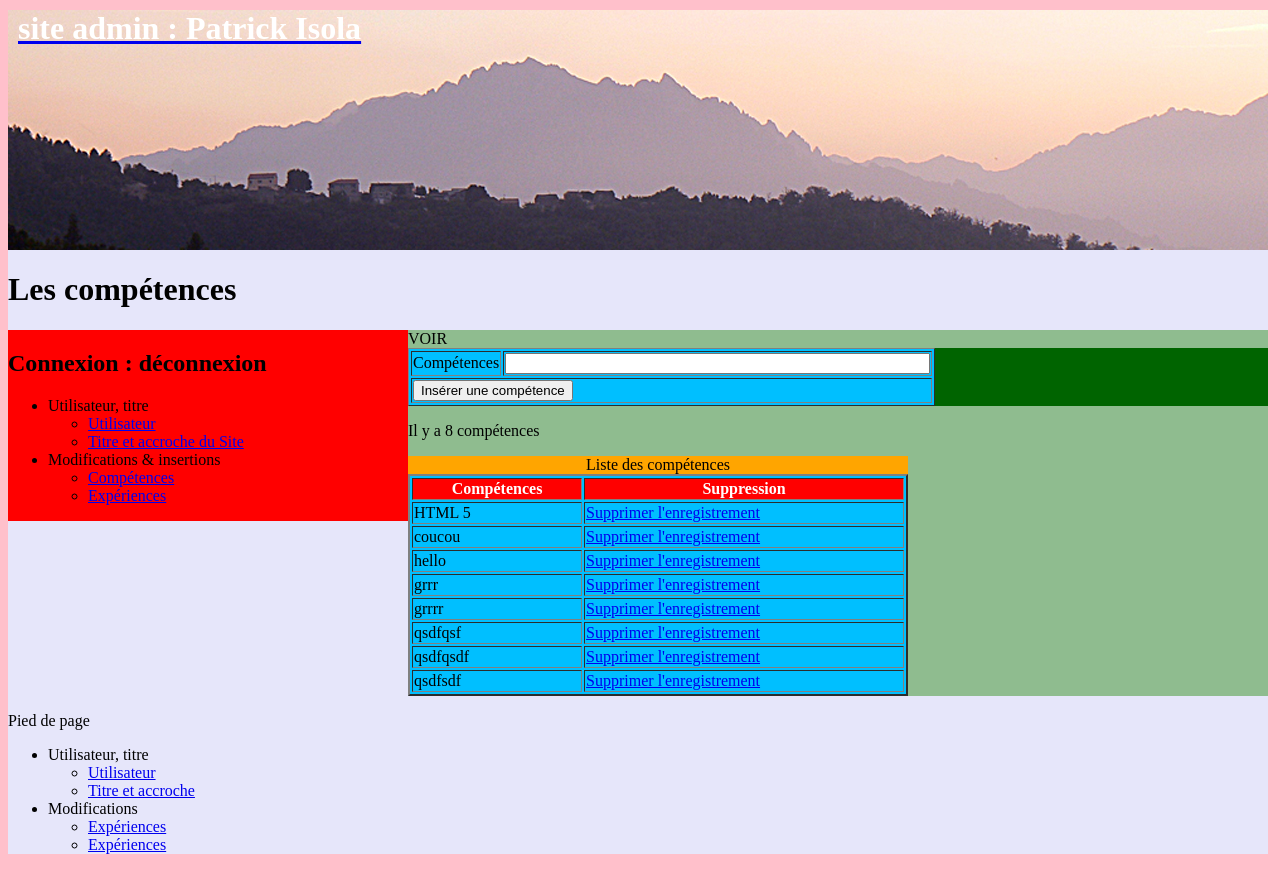
Before: /admin/competences.php with the older database file.
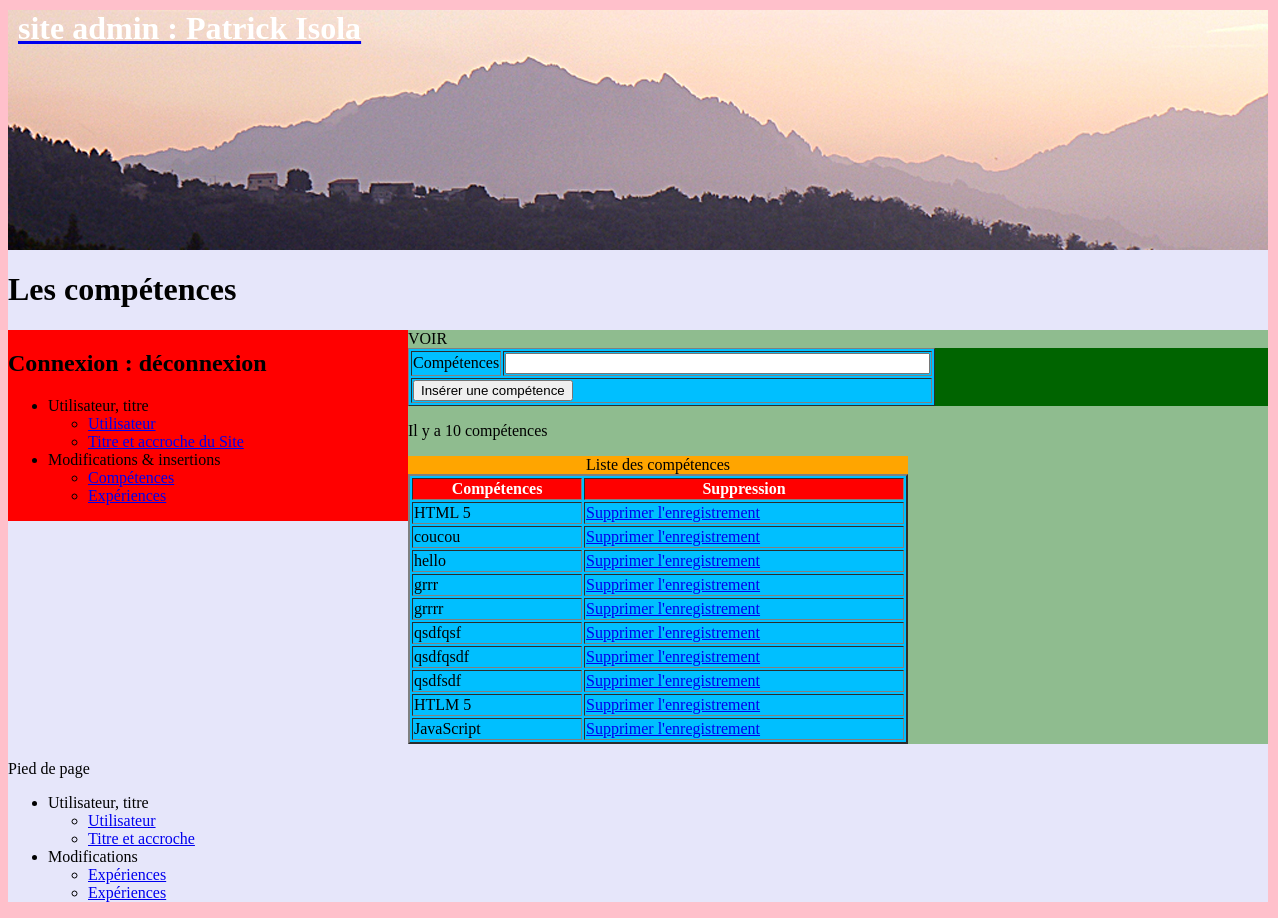
After: the same page with the newer database file.
### tables this page shows
CREATE TABLE `t_competences` (
  `id_competence` int(11) NOT NULL,
  `competence` text,
  `utilisateur_id` int(11) NOT NULL
);

### admin/competences.php (the view, shortened to what this page needs)
<?php require '../connexion/connexion.php' ?>
<!DOCTYPE html>
<html lang="fr">
<head>
	<link type="text/css" href="../css/style_admin.css" rel="stylesheet">
</head>
    <body>
        <div id="contenu">
		<header>
            <?php include ("admin_en_tete.php"); ?>
		</header>
            <h1>Les compétences</h1>
            <div id="menu">
                <h2>Connexion : déconnexion</h2>
                <?php include ("admin_menu.php"); ?>
            </div>
		<div id="contenuPrincipal">VOIR
            <div>
                <form action="competences.php" method="post">
                    <table width="200px" border="1">
                        <tr>
                            <td>Compétences</td>
                            <td><input type="text" name="competence" id="competence" size="50" required></td>
                        </tr>
                        <tr>
                            <td colspan="2"><input type="submit" value="Insérer une compétence"></td>
                        </tr>
                    </table>
                </form>
            </div>
            <?php
                $sql = $pdoCV->prepare("SELECT * FROM t_competences");
                $sql->execute();
                $nbr_competences = $sql->rowCount();
            ?>
            <p>Il y a <?php echo $nbr_competences; ?> compétences</p>
            <table width="500" border="2">
				<caption>Liste des compétences</caption>
			<tbody>
			<tr>
				<th>Compétences</th>
				<th>Suppression</th>
			</tr>
			<tr>
			<?php while ($ligne = $sql->fetch()) { ?>
				<td><?php echo $ligne['competence']; ?></td>
				<td><a href="competences.php?efface=<?php echo $resultat['id_competence']; ?>">Supprimer l'enregistrement</a></td>
			</tr>
			<?php } ?>
			</tbody>
			</table>
			</div>
        <footer>
        <?php include ("admin_footer.php"); ?>
        </footer>
        </div>
    </body>
</html>

### admin/admin_en_tete.php
<a href="index.php"><h1>site admin : Patrick Isola</h1></a>

### admin/admin_menu.php
<ul>
<li>Utilisateur, titre</li>
    <ul>
        <li><a href="utilisateur.php">Utilisateur</a></li>
        <li><a href="titre_cv.php">Titre et accroche du Site</a></li>
    </ul>
<li>Modifications & insertions</li>
    <ul>
        <li><a href="competences.php">Compétences</a></li>
        <li><a href="experiences.php">Expériences</a></li>
    </ul>
</ul>

### admin/admin_footer.php
<p>Pied de page</p>
<ul>
    <li>Utilisateur, titre</li>
        <ul>
            <li><a href="utilisateur.php">Utilisateur</a></li>
            <li><a href="titres.php">Titre et accroche</a></li>
        </ul>
    <li>Modifications</li>
        <ul>
            <li><a href="modif_experiences.php">Expériences</a></li>
            <li><a href="modif_experiences.php">Expériences</a></li>
        </ul>
    </ul>

### css/style_admin.css (style rules this page uses)
body { width: 1260px; background-color: pink; }
#contenu { background-color: lavender; }
#menu { width: 400px; background-color: red; float: left; }
#contenuPrincipal { width: 860px; background-color: darkseagreen; float: right; }
header { background: url(../img/popolasca.jpg) center center no-repeat; height:240px; }
header h1 { color: #fff; margin: 10px; }
table { background-color: deepskyblue; }
caption { background:orange; }
th { background: red; color: white; }
form { background-color: darkgreen; }

Changed rows visible on the page:
added t_competences: competence "HTLM 5"
added t_competences: competence "JavaScript"
Other visible differences:
$nbr_competences: "8" → "10"
